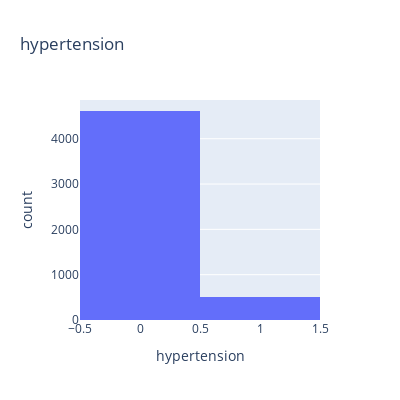

The notebook cell this image was saved under:
### Markdown cell above
<h4>Hypertension</h4>

### Code cell
fig = px.histogram(df, x="hypertension", title='hypertension', width=400, height=400)
fig.show()

### Figure 1 — Plotly figure (JSON) as saved in the notebook; plotly's stock layout.template omitted (floating-point values rounded to 4 significant figures; data arrays with more than 128 entries replaced by an {"elided": "..."} marker saying what was removed)
{"data": [{"alignmentgroup": "True", "bingroup": "x", "hovertemplate": "hypertension=%{x}<br>count=%{y}<extra></extra>", "legendgroup": "", "marker": {"color": "#636efa", "pattern": {"shape": ""}}, "name": "", "offsetgroup": "", "orientation": "v", "showlegend": false, "type": "histogram", "x": {"elided": "5110 int values"}, "xaxis": "x", "yaxis": "y"}], "layout": {"barmode": "relative", "height": 400, "legend": {"tracegroupgap": 0}, "title": {"text": "hypertension"}, "width": 400, "xaxis": {"anchor": "y", "domain": [0, 1], "title": {"text": "hypertension"}}, "yaxis": {"anchor": "x", "domain": [0, 1], "title": {"text": "count"}}}}
